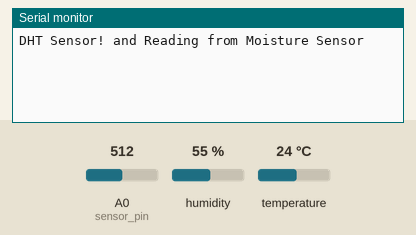
Recording of a sketch running on a simulated Arduino Uno, built with avr-gcc and run on an emulated ATmega328P. Shown: the last lines printed to the serial monitor. Inputs (shaded band) come from the test bench; at power-on: humidity 55 %, A0 (sensor_pin) = 512, temperature 24 °C.

Above: at 3.2 s.
3.3 s: humidity set to 22 %
At 5.0 s:
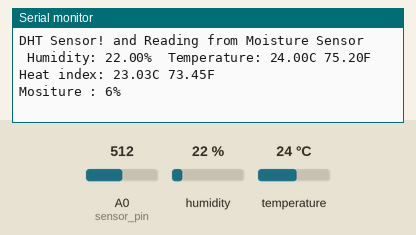
7.6 s: A0 (sensor_pin) set to 716
At 10.19 s:
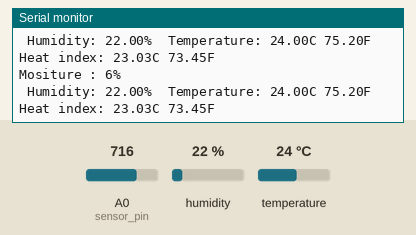
11.9 s: temperature set to 12 °C
At 13.6 s:
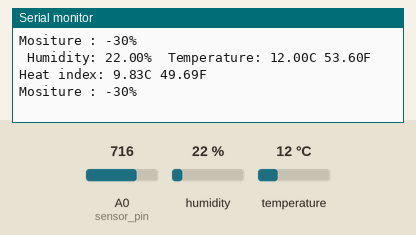
16.2 s: A0 (sensor_pin) set to 900
At 17.8 s:
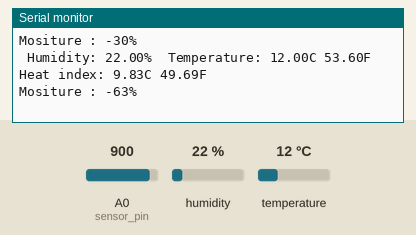
20.5 s: humidity set to 40 %
At 23.6 s:
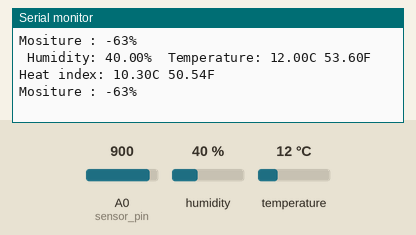
Timing chart, 0 to 25.1 s (numbered marks = the images above; inputs shaded):
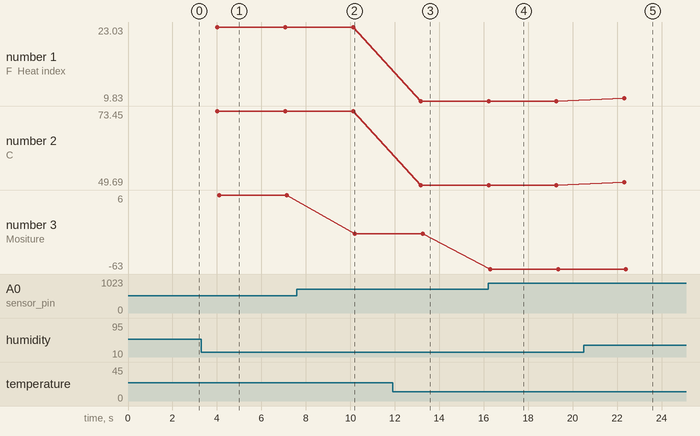

The sketch:

Project_Code__.ino
```cpp
#include <DHT.h>
#include <DHT_U.h>
#define DHTPIN 2
#define DHTTYPE DHT11
DHT dht(DHTPIN, DHTTYPE);

int sensor_pin = A0; // Soil Sensor input at Analog PIN A0

int output_value ;

void setup() {
  Serial.begin(9600);
  Serial.println(F("DHT Sensor! and Reading from Moisture Sensor"));

  delay(2000);

  dht.begin();
}

void loop() {
  // Wait a few seconds between measurements.
  delay(2000);

  // Reading temperature or humidity takes about 250 milliseconds!
  // Sensor readings may also be up to 2 seconds 'old' (its a very slow sensor)
  float h = dht.readHumidity();
  // Read temperature as Celsius (the default)
  float t = dht.readTemperature();
  // Read temperature as Fahrenheit (isFahrenheit = true)
  float f = dht.readTemperature(true);

  // Check if any reads failed and exit early (to try again).
  if (isnan(h) || isnan(t) || isnan(f)) {
    Serial.println(F("Failed to read from DHT sensor!"));
    return;
  }

  // Compute heat index in Fahrenheit (the default)
  float hif = dht.computeHeatIndex(f, h);
  // Compute heat index in Celsius (isFahreheit = false)
  float hic = dht.computeHeatIndex(t, h, false);
   output_value= analogRead(sensor_pin);

   output_value = map(output_value,550,0,0,100);


  Serial.print(F(" Humidity: "));
  Serial.print(h);
  Serial.print(F("%  Temperature: "));
  Serial.print(t);
  Serial.print(F("C "));
  Serial.print(f);
  Serial.print(F("F  Heat index: "));
  Serial.print(hic);
  Serial.print(F("C "));
  Serial.print(hif);
  Serial.println(F("F"));
  Serial.print("Mositure : ");
  Serial.print(output_value);
  Serial.println("%");

  delay(1000);
}
```

Measured:
- after the input at 3.3 s, the serial monitor: prints a new line after 0.72 s (image 1)
- after the input at 11.9 s, the serial monitor: prints a new line after 1.3 s (image 3)
- after the input at 16.2 s, the serial monitor: prints a new line after 0.10 s (image 4)
- after the input at 20.5 s, the serial monitor: prints a new line after 1.8 s (image 5)
- plotted number 1: 23.03 → 9.83 after the input at 11.9 s, 9.83 → 10.3 after the input at 20.5 s
- plotted number 2: 73.45 → 49.69 after the input at 11.9 s, 49.69 → 50.54 after the input at 20.5 s
- plotted number 3: 6 → -30 after the input at 7.6 s, -30 → -63 after the input at 16.2 s
